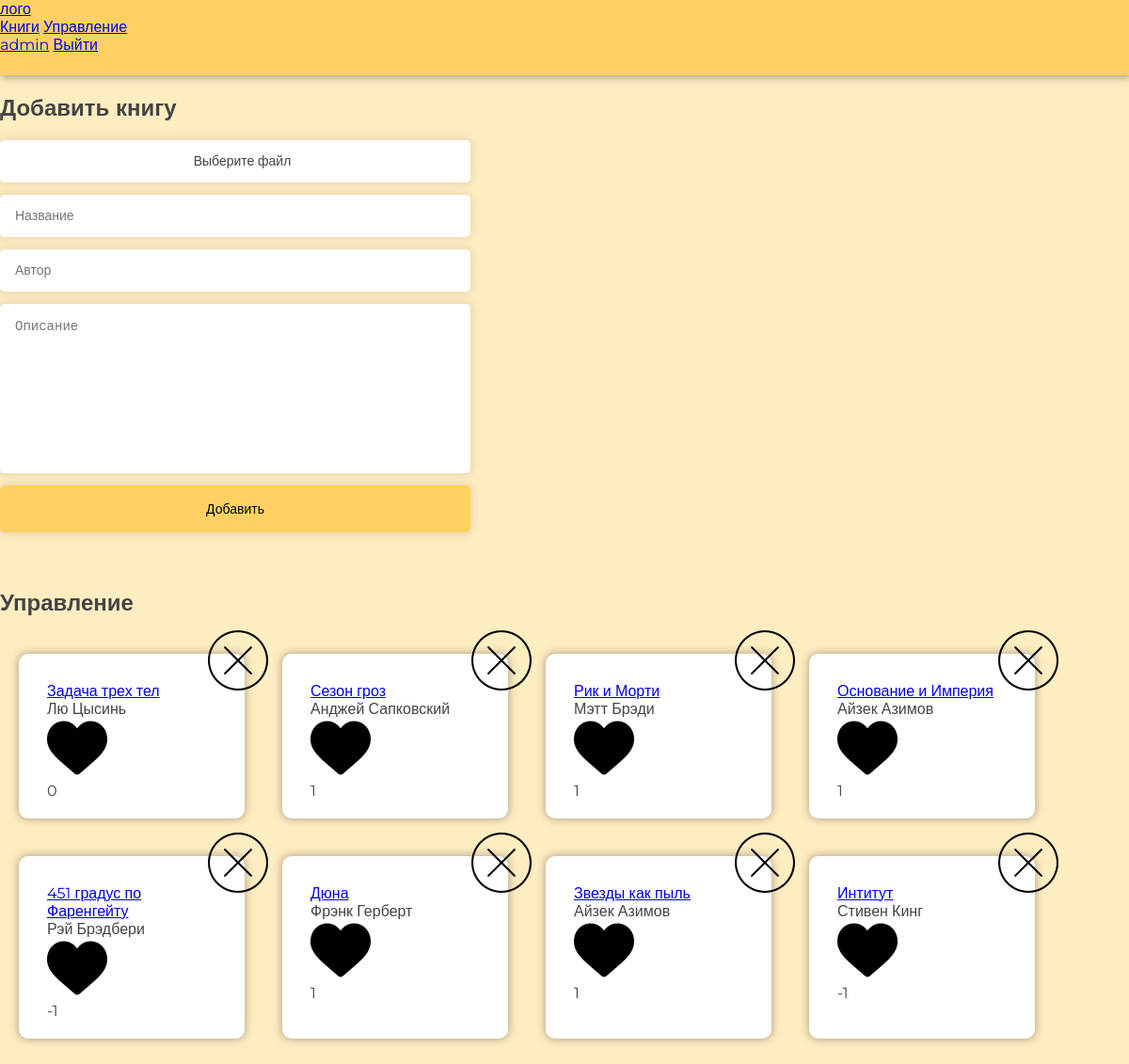
The app's page /admin (signed in) with its own data.
### app/models.py (models this page shows, shortened)
class User(UserMixin, db.Model):
	id = db.Column(db.Integer, primary_key=True)
	email = db.Column(db.String(120), index=True, unique=True)
	username = db.Column(db.String(120), index=True, unique=True)
	password_hash = db.Column(db.String(128))
	_isadmin = db.Column(db.Integer)
	books = db.relationship('Book', backref='user', lazy='dynamic')
	comments = db.relationship('Comment', backref='user', lazy='dynamic')
	def is_admin(self):
		return self._isadmin

class Book(db.Model):
	id = db.Column(db.Integer, primary_key=True)
	title = db.Column(db.String(512), index=True)
	author = db.Column(db.String(512), index=True)
	category = db.Column(db.String, index=True)
	description = db.Column(db.String)
	src = db.Column(db.String(512))
	date = db.Column(db.String)
	views = db.Column(db.Integer)
	comments = db.relationship('Comment', backref='book', lazy='dynamic')
	user_id = db.Column(db.Integer, db.ForeignKey('user.id'))
	username = db.Column(db.String, index=True)
	comments_counter = db.Column(db.Integer)
	votes = db.Column(db.Integer)
	liked = db.relationship('BookVote', backref='book', lazy='dynamic')

### app/route.py (the view, shortened to what this page needs)
@app.route('/admin', methods=['GET', 'POST'])
@login_required
def admin():
	if not current_user.is_admin():
		return redirect(url_for('index'))
	form = FileForm()
	books = Book.query.all()
	return render_template('admin.html', form=form, books=books)

### app/form.py
class FileForm(FlaskForm):
	title = StringField('Название', validators=[DataRequired()])
	author = StringField('Автор', validators=[DataRequired()])
	file  = FileField(validators=[DataRequired()])
	description = StringField('Название', validators=[DataRequired()], widget=TextArea())
	submit = SubmitField('Добавить')

### app/models.py (called while the page is built)
@login.user_loader
def load_user(id):
	return User.query.get(int(id))

### app/templates/admin.html (shortened to what this page needs)
{% extends "base.html" %}
{% block main %}
	<div class="main-box">
		<h2>Добавить книгу</h2>
		<form action="" class="form" method='POST' enctype="multipart/form-data" style="margin-bottom: 60px;">
			<div class="file-upload-wrapper input mb">
				<span class="text">Выберите файл</span>
			</div>
			{{ form.title(size=32, class_='input mb', placeholder='Название', required='required') }}
			{{ form.author(class_='input mb', placeholder='Автор', required='required') }}
			{{ form.description(class_='input textarea mb', placeholder='Описание', required='required') }}
			{{ form.submit(class_='btn') }}
		</form>
		<h2 style="margin-bottom: 40px;">Управление</h2>
		<div class="book-box">
			{% for book in books %}
				<div  class="book book__link" style="position: relative;">
					<a href="{{ url_for('book', book_id=book.id) }}" class="book-title">{{book.title}}</a>
					<div class="book-author">{{book.author}}</div>
					<div class="book-rating">
						<div href="{{ url_for('like_book', book_id=book.id) }}" data-id={{book.id}} class="add_book">
							<img src="{{ url_for('static', filename='img/black.png') }}" alt="" class="like">
						</div>
						<span class="rating">{{book.votes}}</span>
					</div>
					<div class='delete-link absolute' style='position: absolute;top:-25px; right: -25px;' data-id={{book.id}}>
						<img class='krestik' src="{{ url_for('static', filename='img/signs.png') }}" alt="">
					</div>
				</div>
			{% endfor %}
		</div>
	</div>
{% endblock %}

### app/templates/base.html (shortened to what this page needs)
<!DOCTYPE html>
<html lang="ru">
	<head>
		<link href="{{ url_for('static', filename='css/app.css') }}" rel="stylesheet">
	</head>
	<body>
		<div class="header-wrapper">
			<header class="header">
				<a href="{{ url_for('index') }}" class="logo">
					лого
				</a>
				<nav class="header-nav">
					<a class='header-link' href="{{ url_for('index') }}">Книги</a>
					{% if current_user.is_authenticated and current_user.is_admin() %}
					<a class='header-link' href="{{ url_for('admin') }}">Управление</a>
					{% endif %}
				</nav>
				<div class="header-user">
					{% if current_user.is_authenticated %}
					<a class='header-link' href="{{ url_for('user', user_id=current_user.id) }}">{{current_user.username}}</a>
					<a class='header-link' href="{{ url_for('logout') }}">Выйти</a>
					{% else %}
					<a class='header-link' href="{{ url_for('login') }}">Вход</a>
					<a class='header-link' href="{{ url_for('reg') }}">Регистрация</a>
					{% endif %}
				</div>
			</header>
		</div>
		<main class="main">
			{% block main %}{% endblock%}
		</main>
	</body>
</html>

### app/static/css/app.css (style rules this page uses)
body { margin: 0; font-family: monospace; height: 100%; color: #444; background-color:#FFEDC2; font-family: 'Montserrat', sans-serif; }
.header-wrapper { height: 80px; box-shadow: 2px 2px 8px 1px rgba(0,0,0,0.3); background-color: #FFD162 ; }
.book-box { display: flex; flex-wrap: wrap; }
.book { max-width: 240px; width: calc(100% / 4 - 40px); padding: 30px 30px 20px; -webkit-box-sizing: border-box; -moz-box-sizing: border-box; box-sizing: border-box; border-radius: 10px; box-shadow: 0 0 10px 1px rgba(0,0,0,0.3); background-color: #fff; margin-bottom: 40px; margin-left: 20px; margin-right: 20px; text-decoration: none; color: #444; transition: 0.3s; }
.form { max-width: 500px; width: 95%; display: flex; flex-wrap: wrap; }
.input { -webkit-appearance: none; height: 45px; box-sizing: border-box; padding-left: 15px; font-size: 14px; border-radius: 5px; box-shadow: 0 0 10px 2px rgba(0,0,0,0.1); border: 1px solid transparent; display: block; width: 100%; outline: none; min-width: 450px; }
.mb { margin-bottom: 13px; }
.textarea { height: 180px; padding-top: 15px; resize: none; }
.file-upload-wrapper { position: relative; background-color: #fff; cursor: pointer; display: -webkit-flex; display: -moz-flex; display: -ms-flex; display: -o-flex; display: flex; justify-content: center; -ms-align-items: center; align-items: center; }
.btn { -webkit-appearance: none; display: block; width: 100%; height: 50px; box-shadow: 0 0 10px 2px rgba(0,0,0,0.1); border: 1px solid transparent; border-radius: 5px; background-color: #FFD162; font-size: 14px; transition: 0.3s; cursor: pointer; outline: none; }

### records on screen
User: username "admin"
Book: title "Задача трех тел", author "Лю Цысинь", votes "0"
Book: title "Сезон гроз", author "Анджей Сапковский", votes "1"
Book: title "Рик и Морти", author "Мэтт Брэди", votes "1"
Book: title "Основание и Империя", author "Айзек Азимов", votes "1"
Book: title "451 градус по Фаренгейту", author "Рэй Брэдбери", votes "-1"
Book: title "Дюна", author "Фрэнк Герберт", votes "1"
Book: title "Звезды как пыль", author "Айзек Азимов", votes "1"
Book: title "Интитут", author "Стивен Кинг", votes "-1"
